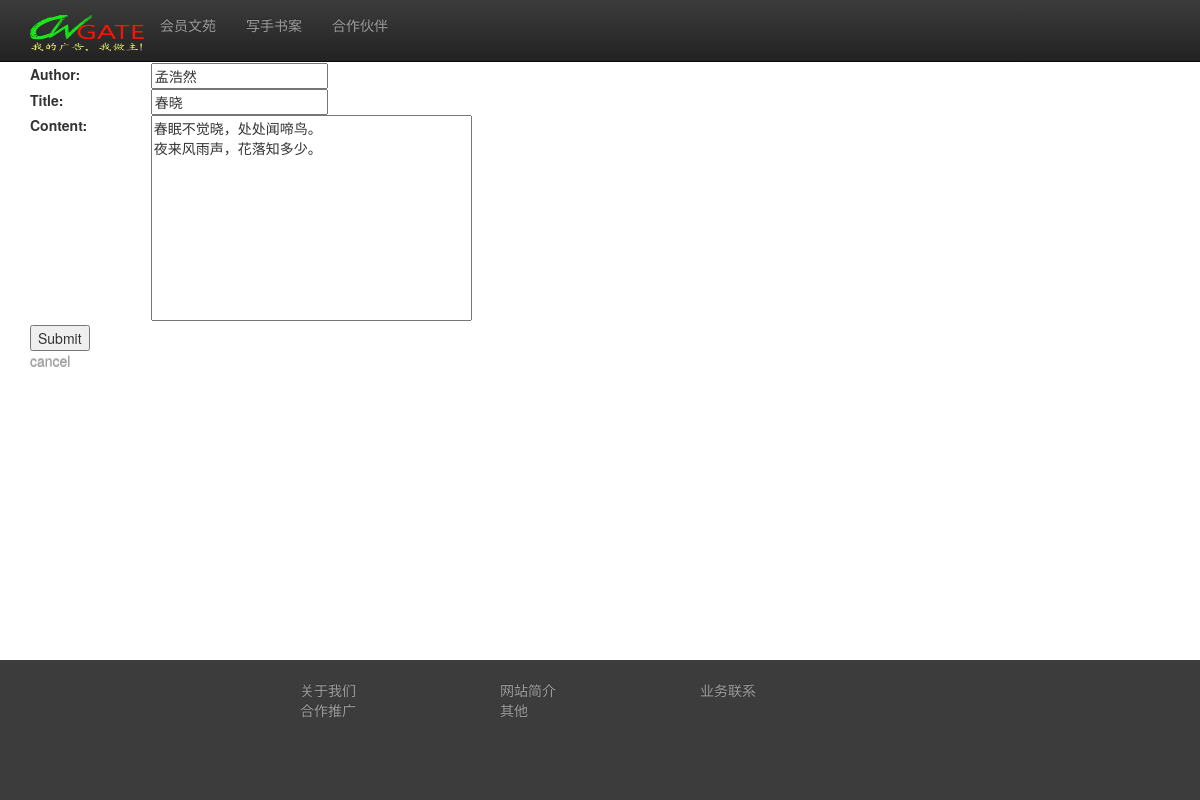
Screenshot of /internal/content/article/edit/1/ (signed in) with the database file from the repository.
### content/models.py (models this page shows, shortened)
class Article(models.Model):
    category = models.ForeignKey(Category)
    title = models.CharField(max_length=120)
    author = models.CharField(max_length=30)
    content = models.TextField('Content')
    date = models.DateTimeField('date added',null=True,auto_now_add=True)
    num_like = models.IntegerField(null=True, default=0)
    num_read = models.IntegerField(null=True, default=0)
    num_frwd = models.IntegerField(null=True, default=0)
    num_para = models.IntegerField(null=True, default=0)

### content/views.py (the view)
# urls.py: url(r'article/edit/(?P<aid>[0-9]+)/$', views.editarticle, name='editarticle'),
@login_required
def editarticle(request, aid):
    err = ''
    article = Article.objects.get(id=aid)
    if request.method == 'POST':
        form = ArticleForm(request.POST)
        if form.is_valid():
            author = form.cleaned_data['author']
            title = form.cleaned_data['title']
            content = form.cleaned_data['content']
            article.author = author
            article.title = title
            article.content = content
            article.save()
            return redirect('/internal/content/article/list/')
        else:
            return HttpResponse('Error')
    else:
        form = ArticleForm()
    context = {
        'form': form,
        'article': Article.objects.get(id=aid),
        'err': err
    }
    return render(request, 'editarticle.html', context=context)

### content/forms.py
class ArticleForm(forms.Form):
    category = NoValidateField(label='category', choices=[])
    author = forms.CharField(max_length=30)
    title = forms.CharField(max_length=100)
    content = forms.CharField(widget=forms.Textarea)

### content/templates/editarticle.html (shortened to what this page needs)
{% extends "base.html" %}
{% block content %}
<h2>Edit an article</h2>
<form action="/internal/content/article/edit/{{ article.id }}/" method="post">
<table cols="2" width="800">
<tr>
    <td><label for="id_author">Author:</label></td>
    <td><input id="id_author" maxlength="200" name="author" type="text" value="{{ article.author }}"/></td>
</tr>
<tr>
    <td><label for="id_title">Title:</label></td>
    <td><input id="id_title" maxlength="200" name="title" type="text" value="{{ article.title }}"/></td>
</tr>
<tr>
    <td valign="top"><label for="id_body">Content:</label></td>
    <td><textarea cols="40" id="id_body" name="content" rows="10">{{ article.content }}</textarea></td>
</tr>
</table>
    <input type="submit" value="Submit">
</form>
<p><a href="{% url 'listarticle' %}">cancel</a></p>
{% endblock %}

### static/media/css/main.css (style rules this page uses)
textarea { resize: none; }

### editor/templates/base.html (style rules this page uses)
html, body { height: 100%; }
a { text-shadow: 0 -1px 0 rgba(0, 0, 0, 0.25); color: #9d9d9d; text-decoration: none; }

### rows the page displays
Article: author "孟浩然", title "春晓", content "春眠不觉晓，处处闻啼鸟。 夜来风雨声，花落知多少。"
